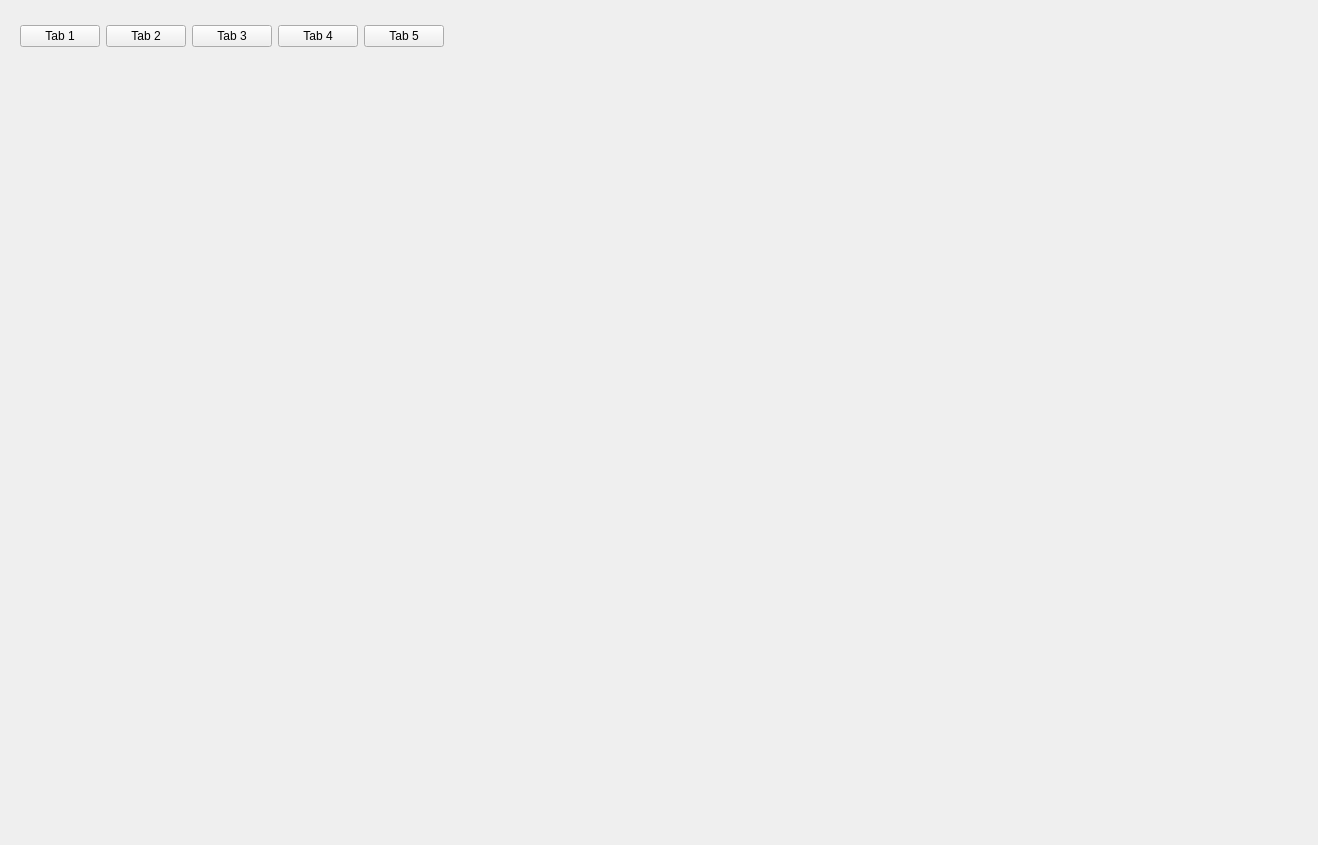
<?xml version="1.0" encoding="UTF-8"?>
<ui version="4.0">
 <class>Form</class>
 <widget class="QWidget" name="Form">
  <property name="geometry">
   <rect>
    <x>0</x>
    <y>0</y>
    <width>1318</width>
    <height>845</height>
   </rect>
  </property>
  <property name="windowTitle">
   <string>Form</string>
  </property>
  <layout class="QVBoxLayout" name="verticalLayout">
   <property name="spacing">
    <number>0</number>
   </property>
   <item>
    <widget class="QWidget" name="widget_2" native="true">
     <property name="maximumSize">
      <size>
       <width>16777215</width>
       <height>50</height>
      </size>
     </property>
     <layout class="QHBoxLayout" name="horizontalLayout">
      <item>
       <widget class="QPushButton" name="pushButton">
        <property name="text">
         <string>Tab 1</string>
        </property>
       </widget>
      </item>
      <item>
       <widget class="QPushButton" name="pushButton_2">
        <property name="text">
         <string>Tab 2</string>
        </property>
       </widget>
      </item>
      <item>
       <widget class="QPushButton" name="pushButton_3">
        <property name="text">
         <string>Tab 3</string>
        </property>
       </widget>
      </item>
      <item>
       <widget class="QPushButton" name="pushButton_4">
        <property name="text">
         <string>Tab 4</string>
        </property>
       </widget>
      </item>
      <item>
       <widget class="QPushButton" name="pushButton_5">
        <property name="text">
         <string>Tab 5</string>
        </property>
       </widget>
      </item>
      <item>
       <spacer name="horizontalSpacer">
        <property name="orientation">
         <enum>Qt::Horizontal</enum>
        </property>
        <property name="sizeHint" stdset="0">
         <size>
          <width>40</width>
          <height>20</height>
         </size>
        </property>
       </spacer>
      </item>
     </layout>
    </widget>
   </item>
   <item>
    <widget class="QWidget" name="widget_3" native="true"/>
   </item>
  </layout>
 </widget>
 <resources/>
 <connections/>
</ui>
